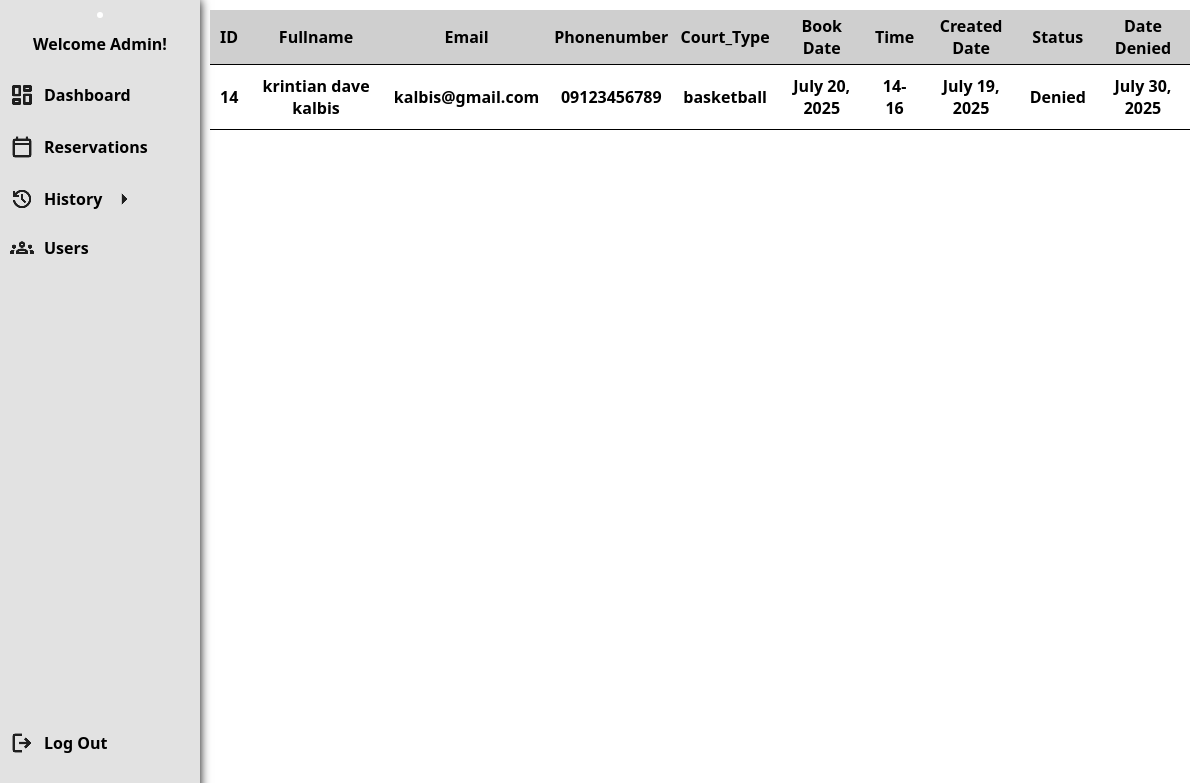
The page /admin/denied.php on the database its author committed.
### tables this page shows
CREATE TABLE `denied_bookings` (
  `denied_id` int(11) NOT NULL,
  `reservation_id` int(11) NOT NULL,
  `username` varchar(100) NOT NULL,
  `fullname` varchar(150) NOT NULL,
  `email` varchar(150) NOT NULL,
  `phonenumber` varchar(150) NOT NULL,
  `court_type` varchar(150) NOT NULL,
  `date` varchar(150) NOT NULL,
  `time_slot` varchar(150) NOT NULL,
  `created_at` varchar(150) NOT NULL,
  `denied_date` varchar(150) NOT NULL,
  `status` varchar(50) NOT NULL
);

### admin/denied.php (the view, shortened to what this page needs)
<?php
include "../db_connect.php";
$sql = "SELECT * FROM denied_bookings";
$result = $conn -> query($sql);
?>
<!DOCTYPE html>
<html lang="en">
<head>
    <link rel="stylesheet" href="https://cdnjs.cloudflare.com/ajax/libs/font-awesome/4.7.0/css/font-awesome.min.css">
    <link rel="stylesheet" href="assets/css/style.css">
</head>
<body>
    <div class="container-flex">
<div class="sidebar">
    <div class="profile">
        <div class="img"><img src="assets/imgs/pfp.jpg" alt=""></div>
        <h4>Welcome Admin!</h4>
    </div>
    <div class="links">
        <a href="admin_board.php"><img src="assets/imgs/dashboard.png" class="icon"><span class="list">Dashboard</span></a>
        <a href="reservations.php"><img src="assets/imgs/calendar.png" class="icon"><span class="list">Reservations</span></a>
        <a class="dropdown-btn"><img src="assets/imgs/history.png" class="icon"><span class="list">History</span><img src="assets/imgs/arrow.png" class="arrow"></a>
    <a href="users.php"><img src="assets/imgs/users.png"><span class="list">Users</span></a>
    </div>
    <div class="logoutBtn">
        <a href="../logout.php"><img src="assets/imgs/logout.png" class="icon"><span class="list">Log Out</span></a>
    </div>
</div>
<div class="content">
    <div class="table-display">
<?php
        if ($result->num_rows > 0) {
            echo "<table>";
            echo "<tr>
                    <th>ID</th>
                    <th>Fullname</th>
                    <th>Email</th>
                    <th>Phonenumber</th>
                    <th>Court_Type</th>
                    <th>Book Date</th>
                    <th>Time</th>
                    <th>Created Date</th>
                    <th>Status</th>
                    <th>Date Denied</th>
                </tr>";
            while($row = $result->fetch_assoc()) {
                echo "<tr>";
                echo "<td>" . htmlspecialchars($row["reservation_id"]) . "</td>";
                echo "<td>" . htmlspecialchars($row["fullname"]) . "</td>";
                echo "<td>" . htmlspecialchars($row["email"]) . "</td>";
                echo "<td>" . htmlspecialchars($row["phonenumber"]) . "</td>";
                echo "<td>" . htmlspecialchars($row["court_type"]) . "</td>";
                echo "<td>" . date("F j, Y", strtotime($row["date"])) . "</td>";
                echo "<td>" . htmlspecialchars($row["time_slot"]) . "</td>";
                echo "<td>" . date("F j, Y", strtotime($row["created_at"])) . "</td>";
                echo "<td>" . htmlspecialchars($row["status"]) . "</td>";
                echo "<td>" . date("F j, Y", strtotime($row["denied_date"])) . "</td>";
                echo "</tr>";
            }
            echo "</table>";
        } else {
            echo "No results found.";
        }
    ?>
    </div>
    </div>
</div>
</body>
</html>

### admin/assets/css/style.css (style rules this page uses)
* { margin: 0; padding: 0; box-sizing: border-box; font-family: system-ui, -apple-system, BlinkMacSystemFont, 'Segoe UI', Roboto, Oxygen, Ubuntu, Cantarell, 'Open Sans', 'Helvetica Neue', sans-serif; font-weight: 600; }
.container-flex { display: flex; }
.sidebar { padding-top: 10px; background-color: rgb(226, 226, 226); width: 200px; height: 100vh; box-shadow: 0px 0px 10px #000; }
.profile img { width: 70px; border-radius: 50%; border: 3px solid #fff; margin-bottom: 10px; }
.profile { text-align: center; margin-bottom: 10px; }
.sidebar a { display: block; text-decoration: none; color: #000; cursor: pointer; margin-bottom: 20px; padding: 0px 10px; }
.profile img { margin-top: 2px; }
.logoutBtn { position: absolute; bottom: 20px; width: 200px; }
.icon { margin-top: 3px; }
.list { position: relative; bottom: 6px; padding: 0px 10px; }
.links { margin-top: 25px; }
.arrow { transition: transform 0.3s ease; }
.content { flex: 1; padding: 10px; }
table { text-align: center; border-collapse: collapse; width: 100%; }
th { background-color: #cfcfcf; }
th, td { border-bottom: 1px solid #000; padding: 5px; }
.table-display { overflow-y: auto; height: 650px; width: 100%; }
.table th, td { padding: 10px; }

### rows shown on the page
denied_bookings: reservation "14", fullname "krintian dave kalbis", email "kalbis@gmail.com", phonenumber "09123456789", court_type "basketball", date "July 20, 2025", time_slot "14-16", created_at "July 19, 2025", status "Denied", denied_date "July 30, 2025"
